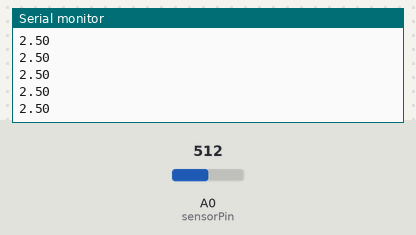
Bench run of a sketch on a simulated Arduino Uno, built with avr-gcc and run on an emulated ATmega328P. Parts: the last lines printed to the serial monitor. Inputs (shaded band) come from the test bench; at power-on: A0 (sensorPin) = 512.

Above: at 1.2 s.
1.3 s: A0 (sensorPin) set to 716
At 1.8 s:
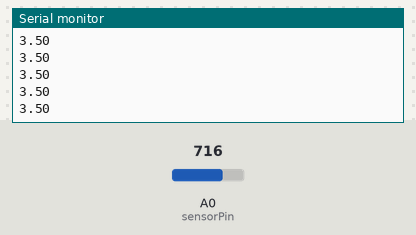
2.8 s: A0 (sensorPin) set to 900
At 3.7 s:
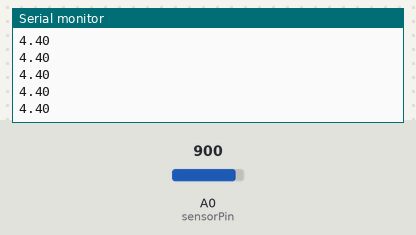
Timing chart, 0 to 5.8 s (numbered marks = the images above; inputs shaded):
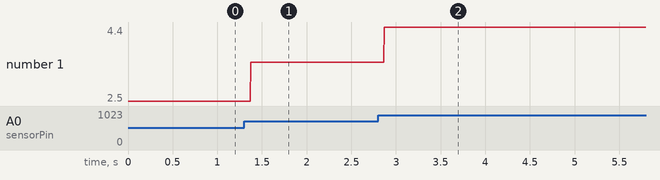

The sketch:

ReadAnalogVoltage.ino
```cpp
#define sensorPin A0
#define voltage 5 // Depends on the board, 5V or 3.3V
#define resolution 1023 // Arduino is a 10-bit ADC meaning it has the ability to detect 1,024 (2^10) discrete analog levels.

void setup() {
  // initialize serial communication at 9600 bits per second:
  Serial.begin(9600);
}

// the loop routine runs over and over again forever:
void loop() {
  // read the input on analog pin 0:
  int adc = analogRead(sensorPin);
  // Convert the analog reading (which goes from 0 - 1023) to a voltage (0 - 5V):
  float sensorValue = adc * (5.0 / resolution);
  // print out the value you read:
  Serial.println(sensorValue);
}
```

Measured:
- after the input at 1.3 s, the serial monitor: prints a new line after 0.07 s (image 1)
- after the input at 2.8 s, the serial monitor: prints a new line after 0.07 s (image 2)
- plotted number 1: 2.5 → 3.5 after the input at 1.3 s, 3.5 → 4.4 after the input at 2.8 s
